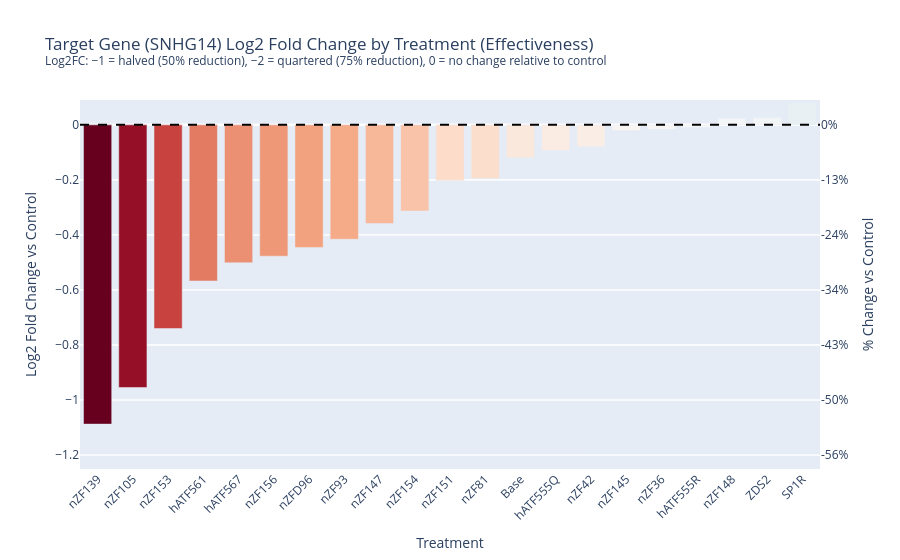

Notebook code for this chart:
### Code cell
# Log2 fold change of Target gene per treatment
target_mean = transposed.groupby('sample_type')['Target(SNHG14)'].mean()
control_mean = target_mean['Control']
log2fc = np.log2(target_mean / control_mean).drop('Control').sort_values()

fig2 = px.bar(
    log2fc,
    x=log2fc.index,
    y=log2fc.values,
    labels={'x': 'Treatment', 'y': 'Log2 Fold Change vs Control'},
    title='Target Gene (SNHG14) Log2 Fold Change by Treatment (Effectiveness)'
          '<br><sup>Log2FC: −1 = halved (50% reduction), −2 = quartered (75% reduction), 0 = no change relative to control</sup>',
    color=log2fc.values,
    color_continuous_scale='RdBu',
    color_continuous_midpoint=0,
)
fig2.add_hline(y=0, line_dash='dash', line_color='black')
fig2.update_layout(coloraxis_showscale=False, xaxis_tickangle=-45)

tick_log2fc = np.array([-1.2, -1.0, -0.8, -0.6, -0.4, -0.2, 0.0])
tick_pct = (2 ** tick_log2fc - 1) * 100
y_min, y_max = log2fc.min() * 1.15, log2fc.max() * 1.15

fig2.add_trace(go.Scatter(x=[None], y=[None], yaxis='y2', showlegend=False))
fig2.update_layout(
    yaxis=dict(range=[y_min, y_max]),
    yaxis2=dict(
        overlaying='y', side='right', range=[y_min, y_max],
        tickmode='array', tickvals=tick_log2fc,
        ticktext=[f'{p:.0f}%' for p in tick_pct],
        title='% Change vs Control',
    ),
)
fig2.show()

### Figure 1 — Plotly figure (JSON) as saved in the notebook; plotly's stock layout.template omitted (floating-point values rounded to 4 significant figures)
{"data": [{"hovertemplate": "Treatment=%{x}<br>Log2 Fold Change vs Control=%{y}<br>color=%{marker.color}<extra></extra>", "legendgroup": "", "marker": {"color": [-1.088, -0.9544, -0.74, -0.5673, -0.5012, -0.4773, -0.4455, -0.4157, -0.3588, -0.3135, -0.2021, -0.1952, -0.1192, -0.09284, -0.07928, -0.02072, -0.0158, -0.009222, 0.02421, 0.027, 0.07856], "coloraxis": "coloraxis", "pattern": {"shape": ""}}, "name": "", "orientation": "v", "showlegend": false, "textposition": "auto", "type": "bar", "x": ["nZF139", "nZF105", "nZF153", "hATF561", "hATF567", "nZF156", "nZFD96", "nZF93", "nZF147", "nZF154", "nZF151", "nZF81", "Base", "hATF555Q", "nZF42", "nZF145", "nZF36", "hATF555R", "nZF148", "ZDS2", "SP1R"], "xaxis": "x", "y": [-1.088, -0.9544, -0.74, -0.5673, -0.5012, -0.4773, -0.4455, -0.4157, -0.3588, -0.3135, -0.2021, -0.1952, -0.1192, -0.09284, -0.07928, -0.02072, -0.0158, -0.009222, 0.02421, 0.027, 0.07856], "yaxis": "y"}, {"showlegend": false, "type": "scatter", "x": [null], "y": [null], "yaxis": "y2"}], "layout": {"barmode": "relative", "coloraxis": {"cmid": 0, "colorbar": {"title": {"text": "color"}}, "colorscale": [[0, "rgb(103,0,31)"], [0.1, "rgb(178,24,43)"], [0.2, "rgb(214,96,77)"], [0.3, "rgb(244,165,130)"], [0.4, "rgb(253,219,199)"], [0.5, "rgb(247,247,247)"], [0.6, "rgb(209,229,240)"], [0.7, "rgb(146,197,222)"], [0.8, "rgb(67,147,195)"], [0.9, "rgb(33,102,172)"], [1, "rgb(5,48,97)"]], "showscale": false}, "legend": {"tracegroupgap": 0}, "shapes": [{"line": {"color": "black", "dash": "dash"}, "type": "line", "x0": 0, "x1": 1, "xref": "x domain", "y0": 0, "y1": 0, "yref": "y"}], "title": {"text": "Target Gene (SNHG14) Log2 Fold Change by Treatment (Effectiveness)<br><sup>Log2FC: −1 = halved (50% reduction), −2 = quartered (75% reduction), 0 = no change relative to control</sup>"}, "xaxis": {"anchor": "y", "domain": [0, 1], "tickangle": -45, "title": {"text": "Treatment"}}, "yaxis": {"anchor": "x", "domain": [0, 1], "range": [-1.251, 0.09035], "title": {"text": "Log2 Fold Change vs Control"}}, "yaxis2": {"overlaying": "y", "range": [-1.251, 0.09035], "side": "right", "tickmode": "array", "ticktext": ["-56%", "-50%", "-43%", "-34%", "-24%", "-13%", "0%"], "tickvals": [-1.2, -1.0, -0.8, -0.6, -0.4, -0.2, 0.0], "title": {"text": "% Change vs Control"}}}}
